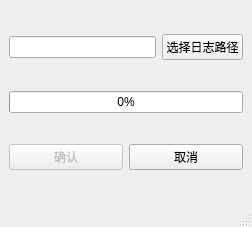
<?xml version="1.0" encoding="UTF-8"?>
<ui version="4.0">
 <class>sendByDialog</class>
 <widget class="QMainWindow" name="sendByDialog">
  <property name="geometry">
   <rect>
    <x>0</x>
    <y>0</y>
    <width>252</width>
    <height>227</height>
   </rect>
  </property>
  <property name="windowTitle">
   <string>MainWindow</string>
  </property>
  <widget class="QWidget" name="centralwidget">
   <layout class="QVBoxLayout" name="verticalLayout">
    <item>
     <layout class="QHBoxLayout" name="horizontalLayout">
      <item>
       <widget class="QLineEdit" name="LEdialogPath"/>
      </item>
      <item>
       <widget class="QPushButton" name="BselectDialogPath">
        <property name="text">
         <string>选择日志路径</string>
        </property>
       </widget>
      </item>
     </layout>
    </item>
    <item>
     <widget class="QProgressBar" name="progressBar">
      <property name="value">
       <number>0</number>
      </property>
     </widget>
    </item>
    <item>
     <layout class="QHBoxLayout" name="horizontalLayout_2">
      <item>
       <widget class="QPushButton" name="Bconfirm">
        <property name="enabled">
         <bool>false</bool>
        </property>
        <property name="text">
         <string>确认</string>
        </property>
       </widget>
      </item>
      <item>
       <widget class="QPushButton" name="Bcancel">
        <property name="text">
         <string>取消</string>
        </property>
       </widget>
      </item>
     </layout>
    </item>
   </layout>
  </widget>
  <widget class="QMenuBar" name="menubar">
   <property name="geometry">
    <rect>
     <x>0</x>
     <y>0</y>
     <width>252</width>
     <height>17</height>
    </rect>
   </property>
  </widget>
  <widget class="QStatusBar" name="statusbar"/>
 </widget>
 <resources/>
 <connections/>
</ui>
